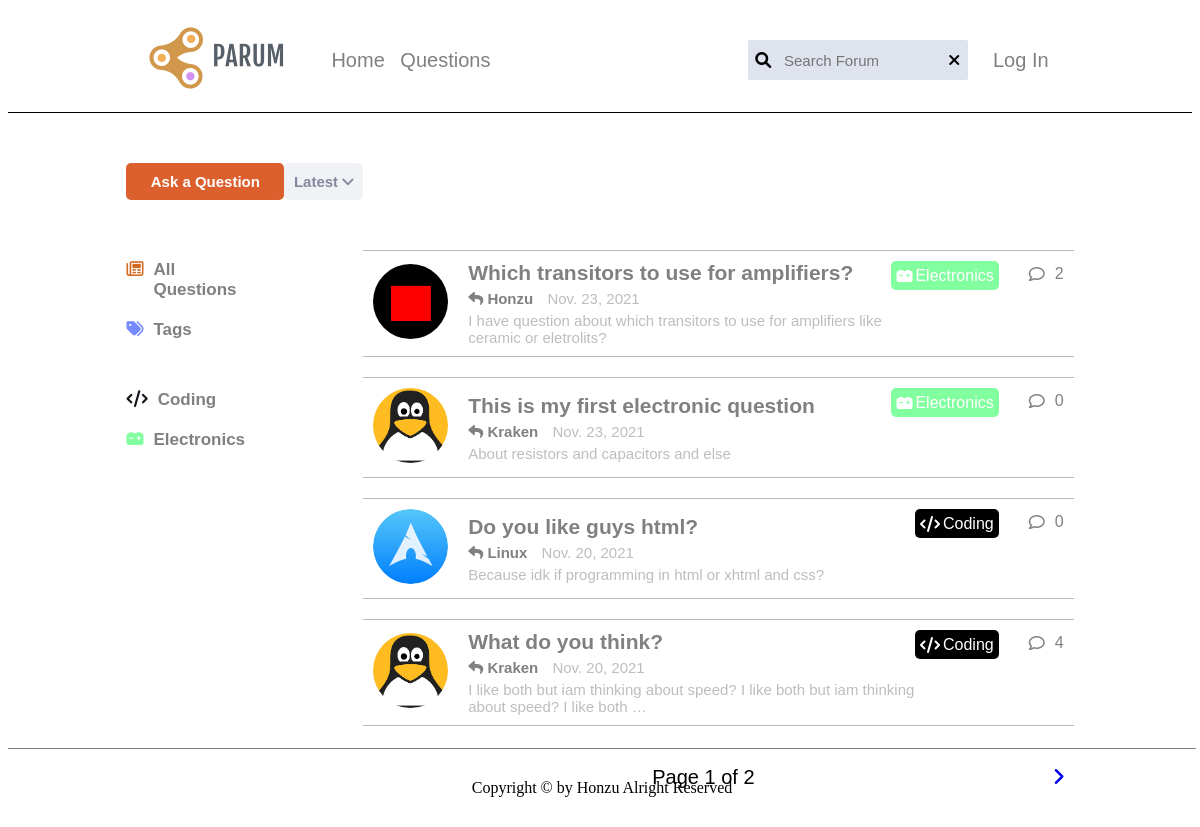
Screenshot of /questions with the database file from the repository.
### forum/models.py (models this page shows, shortened)
class Question(models.Model):
    title = models.CharField(max_length=200)
    pub_date = models.DateField()
    category = models.CharField(max_length=50,default="coding")
    who_writed = models.ForeignKey(
        Account,
        on_delete=models.CASCADE,
        null=True
    )
    text = models.TextField()

class Account(models.Model):
    identificator = models.CharField(max_length=10)
    username = models.CharField(max_length=50)
    password = models.CharField(max_length=50)
    email = models.EmailField()
    avatar = models.ImageField(upload_to='profiles',default='default.png')

### forum/views.py (the view)
# urls.py: path('questions',views.listofquestions,name="listofquestions"),
def listofquestions(request):
    questions = Question.objects.all().order_by("-pub_date")
    paginator = Paginator(questions,4)
    page_number = request.GET.get('page')
    selected_questions = paginator.get_page(page_number)
    list_of_answers = []
    list_of_categories = []
    for q in selected_questions:
        list_of_answers.append(Answer.objects.filter(question=q).count())
        list_of_categories.append(q.category)
    try:
        user = Account.objects.get(identificator=request.session.get("user_id"))
        data = {"questions": selected_questions,"user": user.username, "img" : user.avatar.url, "numbersanswers": json.dumps(list_of_answers), \
                "categories": json.dumps(list_of_categories)}
        return render(request,"questions_list.html",data)
    except Account.DoesNotExist:
        return render(request,"questions_list.html",{"questions": selected_questions,"user": "", "numbersanswers": json.dumps(list_of_answers), \
                "categories": json.dumps(list_of_categories)})

### forum/templates/questions_list.html (shortened to what this page needs)
{% load static %}
<!DOCTYPE html>
<html lang="en">
<head>
    <link rel="stylesheet" href="{% static 'home.css' %}">
    <link rel="stylesheet" href="{% static 'list_of_questions.css' %}">
    <link rel="stylesheet" href="https://cdnjs.cloudflare.com/ajax/libs/font-awesome/6.0.0-beta2/css/all.min.css">
</head>
<body>
    <header class="header">
        <nav class="navMainBlock">
            <div class="navFirstBlock">
                <a href="{% url 'main' %}"><img src="{% static 'main/logo.png' %}"></a>
                <div class="navFirstOptions">
                    <span><a href="{% url 'main' %}">Home</a></span>
                    <span><a href="{% url 'listofquestions' %}">Questions</a></span>
                </div>
            </div>
            <div class="navSecondBlock">
                <div class="navSecondBlockSearch">
                    <form method="POST" action="{% url 'filtersearchquestions' %}" id="searchform">
                        <i class="fas fa-search" id="navSecondBlockSearch"></i>
                        <input type="search" placeholder="Search Forum" id="navSearchBar" name="search">
                        <i class="fas fa-times" id="navSecondBlockDelete"></i>
                    </form>
                </div>
                <div class="navSecondOptions">
                    {% if user == "" %}
                    <span><a href="{% url 'account' name='login' %}">Log In</a></span>
                    {% endif %}
                </div>
            </div>
        </nav>
    </header>
    <main>
        <div class="boxSection">
            <section class="section">
                <div class="sectionLinks">
                      <a href="{% url 'askquestion' %}">Ask a Question</a>
                      <a href="#">
                        <span>Latest</span>
                        <i class="fas fa-angle-down"></i>
                      </a>
                </div>
            </section>
        </div>
        <div class="boxContent">
            <div class="content">
                <aside>
                    <div class="asideMainTags">
                        <a href="{% url 'listofquestions' %}" id="mainTagsArticles">
                            <i class="far fa-newspaper"></i>
                            <span>All Questions</span>
                        </a>
                        <a href="#" id="mainTagsTags">
                            <i class="fas fa-tags"></i>
                            <span>Tags</span>
                        </a>
                    </div>
                    <div class="asideElseTags">
                        <a href="{% url 'filtertagsquestions' name='Coding' %}" id="elseTagsCode">
                            <i class="fas fa-code"></i>
                            <span>Coding</span>
                        </a>
                        <a href="{% url 'filtertagsquestions' name='Electronics' %}" id="elseTagsElectronics">
                            <i class="fas fa-car-battery"></i>
                            <span>Electronics</span>
                        </a>
                    </div>
                </aside>
                <article>
                    {% for question in questions %}
                    <a href="{% url 'question' name=question.id %}">
                    <div class="articles">
                        <div class="articlesMainData">
                            <div class="articlesImg">
                                <img src="{{ question.who_writed.avatar.url }}" width="100px" height="100px">
                            </div>
                            <div class="articleContent">
                                <h2 class="articleContentTitle">{{ question.title }}</h2>
                                <div class="articleContentReplied">
                                    <i class="fas fa-reply"></i>
                                    <span id="articleContentRepliedUser"> {{ question.who_writed.username }} </span>
                                    <span>{{ question.pub_date }}</span>
                                </div>
                                <span class="articleContentText">
                                    {{ question.text | truncatechars:100 }}
                                </span>
                            </div>
                        </div>
                        <div class="articleElseData">
                            <div class="articleElseDataTag">
                                <i class="fas fa-code"></i>
                                <span class="category">{{ question.category }}</span>
                            </div>
                            <div class="articleElseDataNumbersComments">
                                <i class="far fa-comment"></i>
                                <span class="numberAnswers"></span>
                            </div>
                        </div>
                    </div>
                    </a>
                    {% endfor %}
                </article>
            </div>
        </div>
        <div class="boxExtendPaginators">
            <div class="boxPaginators">
                <div class="paginators">
                    <span class="second">
                        Page {{ questions.number }} of {{ questions.paginator.num_pages }}
                    </span>
                    <span class="third">
                        {% if questions.has_next %}
                        <a href="?page={{ questions.next_page_number }}">
                            <i class="fas fa-angle-right"></i>
                        </a>
                        {% endif %}
                    </span>
                </div>
            </div>
        </div>
    </main>
    <footer>
        <span>Copyright &#169; by Honzu Alright Reserved</span>
    </footer>
</body>
</html>

### forum/static/home.css (style rules this page uses)
body { background-color: white; }
.header { display: flex; justify-content: center; border-bottom: 1px solid black; }
.navMainBlock { display: flex; justify-content: space-between; width: 80%; }
.navFirstBlock,.navSecondBlock { display: flex; align-items: center; }
.navFirstOptions,.navSecondOptions { font-size: 20px; font-family: sans-serif; }
.navFirstOptions span,.navSecondOptions span { margin: 0px 5px; color: gray; }
.navSecondOptions { display: flex; position: relative; align-items: center; }
.navSecondOptions a { display: flex; align-items: center; text-decoration: none; margin-right: 20px; }
.navFirstOptions span a,.navSecondOptions span a { text-decoration: none; color: gray; }
.navSecondBlockSearch { position: relative; }
#navSecondBlockSearch { position: absolute; top: 50%; left: 3%; transform: translate(0%,-50%); }
#navSecondBlockDelete { position: absolute; top: 50%; right: 12%; transform: translate(0%,-50%); cursor: pointer; }
.navSecondBlock input[type='search'] { font-size: 15px; padding: 0px 15%; border-radius: 2px; width: 220px; height: 40px; margin-right: 20px; background-color: #DFE3EE; border: none; transition: 1s; }
main { display: flex; flex-direction: column; }
.boxSection { display: flex; justify-content: center; }
.section { display: flex; width: 80%; padding: 50px 0px; }
.sectionLinks { display: flex; width: 25%; justify-content: space-between; }
.sectionLinks a { background-color: #DC602E; color: white; text-decoration: none; width: 200px; padding: 10px 0px; text-align: center; border-radius: 5px; font-family: sans-serif; font-size: 15px; font-weight: bold; }
.sectionLinks a:nth-child(2) { background-color: #F1F2F6; color: #8686a1; width: 100px; }
.boxContent { display: flex; justify-content: center; }
.content { display: flex; width: 80%; justify-content: center; }
.content aside { width: 25%; }
.content article { width: 75%; }
.asideMainTags , .asideElseTags { display: flex; flex-direction: column; }
.asideElseTags { margin-top: 30px; }
.asideMainTags a, .asideElseTags a { display: flex; position: relative; justify-content: space-between; color: gray; font-weight: bold; font-family: sans-serif; text-decoration: none; font-size: 17px; width: 130px; margin: 10px 0px; }
.asideMainTags a span, .asideElseTags a span { display: block; width: 100px; }
#mainTagsArticles i { color: chocolate; }
#mainTagsTags i { color: #758BFD; }
#elseTagsCode i { color: #171219; }
#elseTagsElectronics i { color: #82FF9E; }
article { display: flex; flex-direction: column; }
article > a { margin: 10px 0px; text-decoration: none; }
article > a:first-child { margin-top: 0px; }
.articles { display: flex; justify-content: space-between; position: relative; font-family: sans-serif; color: gray; }
.articlesMainData { display: flex; align-items: center; }
.articlesImg { margin-right: 20px; }
.articlesImg img { width: 100px; height: 100px; }
.articleContent { display: flex; flex-direction: column; }
.articleContentTitle { padding-left: 10px 0px; margin: 0px; }
.articleContentReplied { margin: 5px 0px; }
.articleContentReplied span { color: #bdbdbd; margin: 5px 0px; }
#articleContentRepliedUser { color: gray; font-weight: bold; margin-right: 10px; }
.articleContentText { color: #bdbdbd; }
.articleElseData { display: flex; }
.articleElseDataTag { display: flex; align-items: center; height: 25px; margin-right: 30px; background-color: #171219; border-radius: 5px; padding: 2px 5px; color: white; }
.articleElseDataTag span { margin-left: 3px; }
.articleElseDataNumbersComments { display: flex; align-items: center; height: 25px; }
.articleElseDataNumbersComments span { margin-left: 10px; }
.boxExtendPaginators { display: flex; justify-content: center; }
.boxPaginators { display: flex; width: 80%; justify-content: right; }
.paginators { display: flex; justify-content: space-between; width: 75%; font-family: sans-serif; font-size: 20px; margin: 30px 0px; }
.paginators span a { text-decoration: none; padding: 10px; }
footer { border-top: 1px solid gray; position: absolute; bottom: 0; width: 99%; margin-top: 40px; text-align: center; padding: 30px 0px; }

### rows the page displays
Question: who_writed.avatar (placeholder picture), title "Which transitors to use for amplifiers?", who_writed.username "Honzu", pub_date "Nov. 23, 2021", text "I have question about which transitors to use for amplifiers like ceramic or eletrolits?", category "Electronics"
Question: who_writed.avatar (picture), title "This is my first electronic question", who_writed.username "Kraken", pub_date "Nov. 23, 2021", text "About resistors and capacitors and else", category "Electronics"
Question: who_writed.avatar (picture), title "Do you like guys html?", who_writed.username "Linux", pub_date "Nov. 20, 2021", text "Because idk if programming in html or xhtml and css?", category "Coding"
Question: who_writed.avatar (picture), title "What do you think?", who_writed.username "Kraken", pub_date "Nov. 20, 2021", text "I like both but iam thinking about speed? I like both but iam thinking about speed? I like both …", category "Coding"

### other values shown
{{ questions.number }} "1"
{{ questions.paginator.num_pages }} "2"
